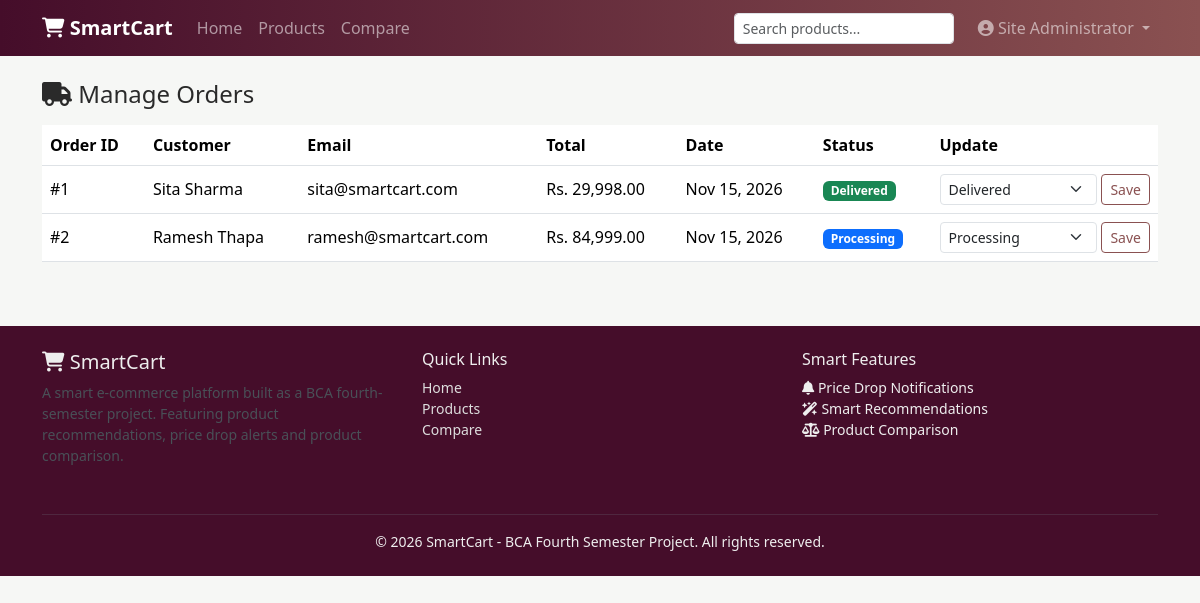
The app's page /admin/orders.php (signed in) with its own data.
### tables this page shows
CREATE TABLE orders (
    order_id INT AUTO_INCREMENT PRIMARY KEY,
    user_id INT NOT NULL,
    customer_name VARCHAR(150) NOT NULL,
    phone VARCHAR(20) NOT NULL,
    delivery_address VARCHAR(255) NOT NULL,
    total_amount DECIMAL(10,2) NOT NULL,
    payment_method ENUM('COD','Manual Payment') NOT NULL DEFAULT 'COD',
    order_status ENUM('Pending','Processing','Shipped','Delivered','Cancelled') NOT NULL DEFAULT 'Pending',
    created_at DATETIME DEFAULT CURRENT_TIMESTAMP,
    FOREIGN KEY (user_id) REFERENCES users(user_id) ON DELETE CASCADE
);

CREATE TABLE users (
    user_id INT AUTO_INCREMENT PRIMARY KEY,
    full_name VARCHAR(150) NOT NULL,
    email VARCHAR(150) NOT NULL UNIQUE,
    password VARCHAR(255) NOT NULL,
    phone VARCHAR(20) DEFAULT NULL,
    address VARCHAR(255) DEFAULT NULL,
    role ENUM('customer','seller','admin') NOT NULL DEFAULT 'customer',
    status ENUM('active','inactive') NOT NULL DEFAULT 'active',
    created_at DATETIME DEFAULT CURRENT_TIMESTAMP
);

### includes/functions.php (called while the page is built, shortened)
<?php
function e($string) {
    return htmlspecialchars($string ?? '', ENT_QUOTES, 'UTF-8');
}
function formatPrice($price) {
    return 'Rs. ' . number_format((float)$price, 2);
}

### admin/orders.php (the view, shortened to what this page needs)
<?php
require_once __DIR__ . '/../config/database.php';
require_once __DIR__ . '/../includes/functions.php';
$orders = $pdo->query("SELECT o.*, u.email FROM orders o JOIN users u ON o.user_id = u.user_id ORDER BY o.created_at DESC")->fetchAll();
include __DIR__ . '/../includes/header.php';
?>
<div class="container my-4">
  <h4 class="mb-3"><i class="fa-solid fa-truck"></i> Manage Orders</h4>
  <div class="table-responsive">
    <table class="table align-middle bg-white">
      <thead><tr><th>Order ID</th><th>Customer</th><th>Email</th><th>Total</th><th>Date</th><th>Status</th><th>Update</th></tr></thead>
      <tbody>
        <?php foreach ($orders as $o): ?>
          <tr>
            <td>#<?php echo $o['order_id']; ?></td>
            <td><?php echo e($o['customer_name']); ?></td>
            <td><?php echo e($o['email']); ?></td>
            <td><?php echo formatPrice($o['total_amount']); ?></td>
            <td><?php echo date('M d, Y', strtotime($o['created_at'])); ?></td>
            <td><span class="badge badge-status-<?php echo $o['order_status']; ?>"><?php echo $o['order_status']; ?></span></td>
            <td>
              <form method="post" class="d-flex gap-1">
                <select name="order_status" class="form-select form-select-sm">
                  <?php foreach (['Pending','Processing','Shipped','Delivered','Cancelled'] as $status): ?>
                    <option value="<?php echo $status; ?>" <?php echo $o['order_status'] === $status ? 'selected' : ''; ?>><?php echo $status; ?></option>
                  <?php endforeach; ?>
                </select>
                <button type="submit" class="btn btn-sm btn-outline-brand">Save</button>
              </form>
            </td>
          </tr>
        <?php endforeach; ?>
      </tbody>
    </table>
  </div>
</div>
<?php include __DIR__ . '/../includes/footer.php'; ?>

### assets/css/style.css (style rules this page uses)
:root { --sc-primary: #8a5151; --sc-primary-dark: #450d2a; --sc-accent: #873de8; --sc-bg: #f6f7f5; }
body { background-color: var(--sc-bg); font-family: 'Segoe UI', Roboto, Arial, sans-serif; color: #2a2a2a; }
.btn-outline-brand { border-color: var(--sc-primary); color: var(--sc-primary); }
.badge-status-Processing { background-color: #0d6efd; }
.badge-status-Delivered { background-color: #198754; }

### records on screen
orders: order_id "1", customer_name "Sita Sharma", user.email "sita@smartcart.com", total_amount "Rs. 29,998.00", created_at "Nov 15, 2026", order_status "Delivered"
orders: order_id "2", customer_name "Ramesh Thapa", user.email "ramesh@smartcart.com", total_amount "Rs. 84,999.00", created_at "Nov 15, 2026", order_status "Processing"

### other values on screen
currentUserName() "Site Administrator"
